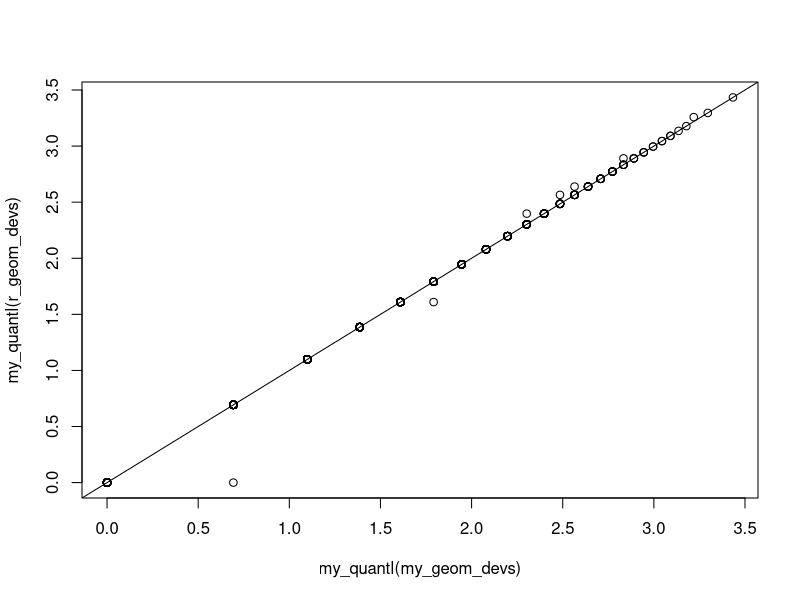

The R script that drew this image: (Note: this script raises an error after producing the figure.)
## Learning distributions
# Goals: 1) generate geometric as a Poisson - exponential mixture
# 2) generate gamma (or Erlang, what is the special case here? ) as sum or mean
# of exponential distributions 
# 3) generate negative binomial as a Poisson - gamma (or Poisson - Erlang?)
# mixture


### here, lambda is the rate (i.e., mean and variance)
### k is resulting count
## probability density of X = k
poiFun <- function(lambda, k){
    lambda^k*exp(-lambda)/factorial(k)
}
# Check that I did it right
all.equal(poiFun(2, 5), dpois(5, 2))


#### lambda is the rate (sometimes people use 1/lambda called "scale")
### x is a non-negative real value
# probability density of X = x
expFun <- function(lambda, x){
    ifelse(x==0, 0, lambda * exp(-lambda * x))
}
#test
all.equal(expFun(lambda = 5, x = 2), dexp(2, 5))


## make a geometric
# probability density X = k
geomFun <- function(p, k){
    (1-p)^k*p
}

# verify

all.equal(geomFun(0.2, 5), dgeom(5, 0.2))

# make a geometric as a mixture of poisson and exponential
# maybe it will help to have the same parameters!
# make the exponential rate w.r.t. a probability p
# is this correct?
makeRate <- function(p){
    p/(1-p)
}


# ok, test that random deviates from my mixture are geometrically distributed
# focus on a probability p
# make a q-q plot

p <- 0.2
reps <- 1e6
my_geom_devs <- rpois(reps
                      , lambda = rexp(reps
                                      , rate = makeRate(p)) )



r_geom_devs <- rgeom(reps, p)
# what if I just have my p and 1-p backwards?
rgd2 <- rgeom(reps, 1-p)

summary(r_geom_devs)
summary(my_geom_devs)
summary(rgd2)

# no, I didn't get the probability backwards (but watch out, scale = 1 /rate)

# visualize with a q-q plot
my_quantl <- function(x){quantile(log(x), probs = seq(0.001,0.999,0.001))}
plot(my_quantl(my_geom_devs), my_quantl(r_geom_devs))
abline(0,1)
# after exploration, decided they are nearly the same but something technical 
# means not entirely. 
# https://github.com/wch/r-source/blob/f46b4cd47b4f4b2bb5ef40137a7f48f91b66469e/src/nmath/rgeom.c#L45

# Ok, now on to gamma from exponential (easy to go the other way)
# maybe go by way of the Erlang (gamma with integer shape parameter)
myErlang <- function(n, p, r){
    apply(replicate(r, rexp(n = reps, makeRate(p))), 1, sum)
}
Erlang <- rgamma(reps, rate = makeRate(p), shape = 2)

# plot(sort(myErlang(reps, p, 2)), sort(Erlang))

# how to assemble a gamma more generally?
### Skipping that for now...

# Sample the Erlang to make a negative binomial with an integer shape parameter
# (a "Pascal" distribution).

myPascal <- function(n, p, r){
    rpois(n, lambda = 
              myErlang(n, p, r))
}


# test

# pdf("propagates_to_nbinom.pdf")
plot(sort(myPascal(reps, p, 2)), sort(rnbinom(reps, size = r, prob = p))
     , col = rgb(red = 0, green = 0, blue = 0, alpha = 0.01)
     , pch = 16, cex =0.5)
# dev.off()

# at this point I feel fine about the code, noting the buggy-seeming deviations 
# in the q-q plots. 
